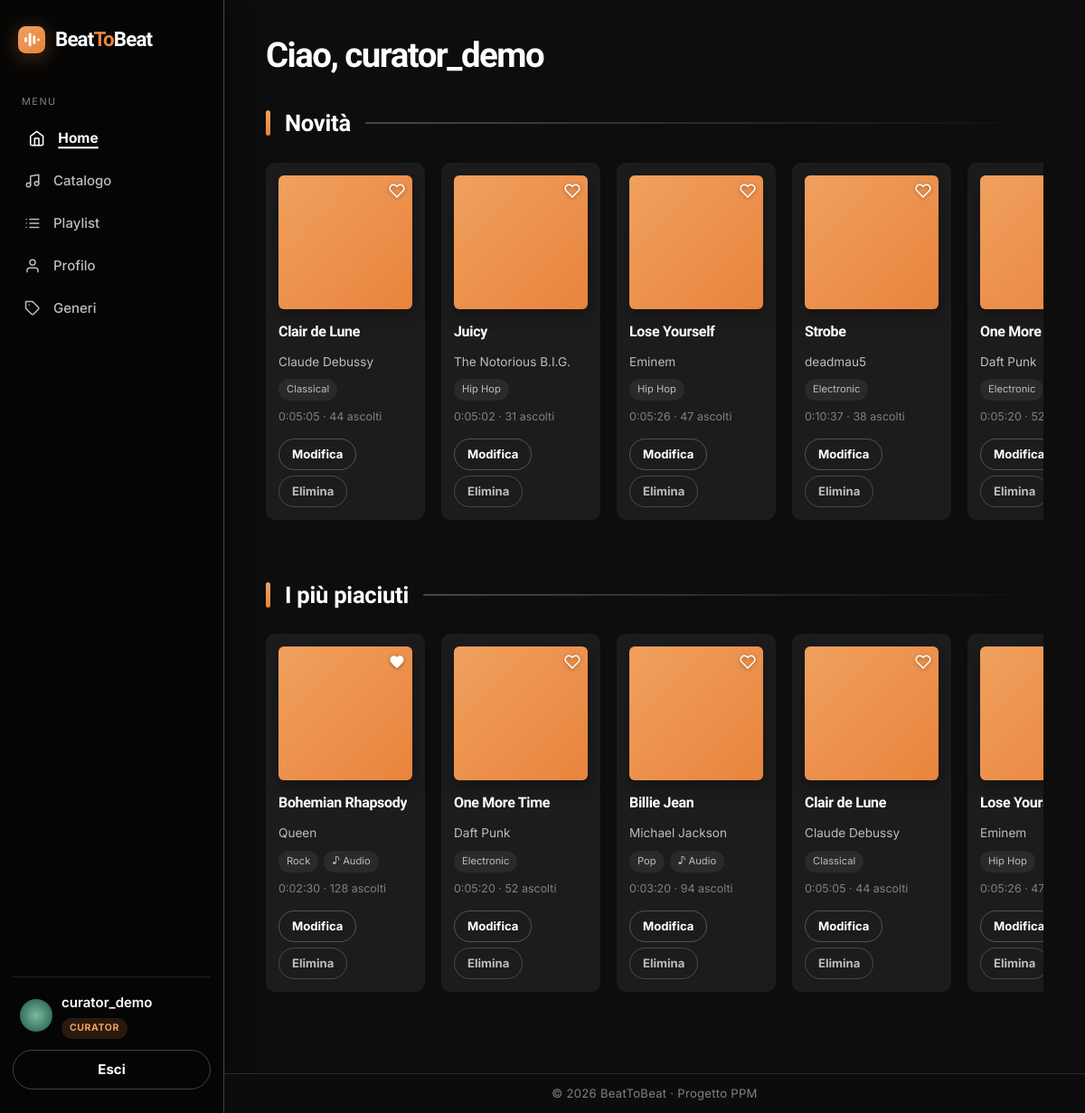
The page / (signed in) on the database as committed earlier.
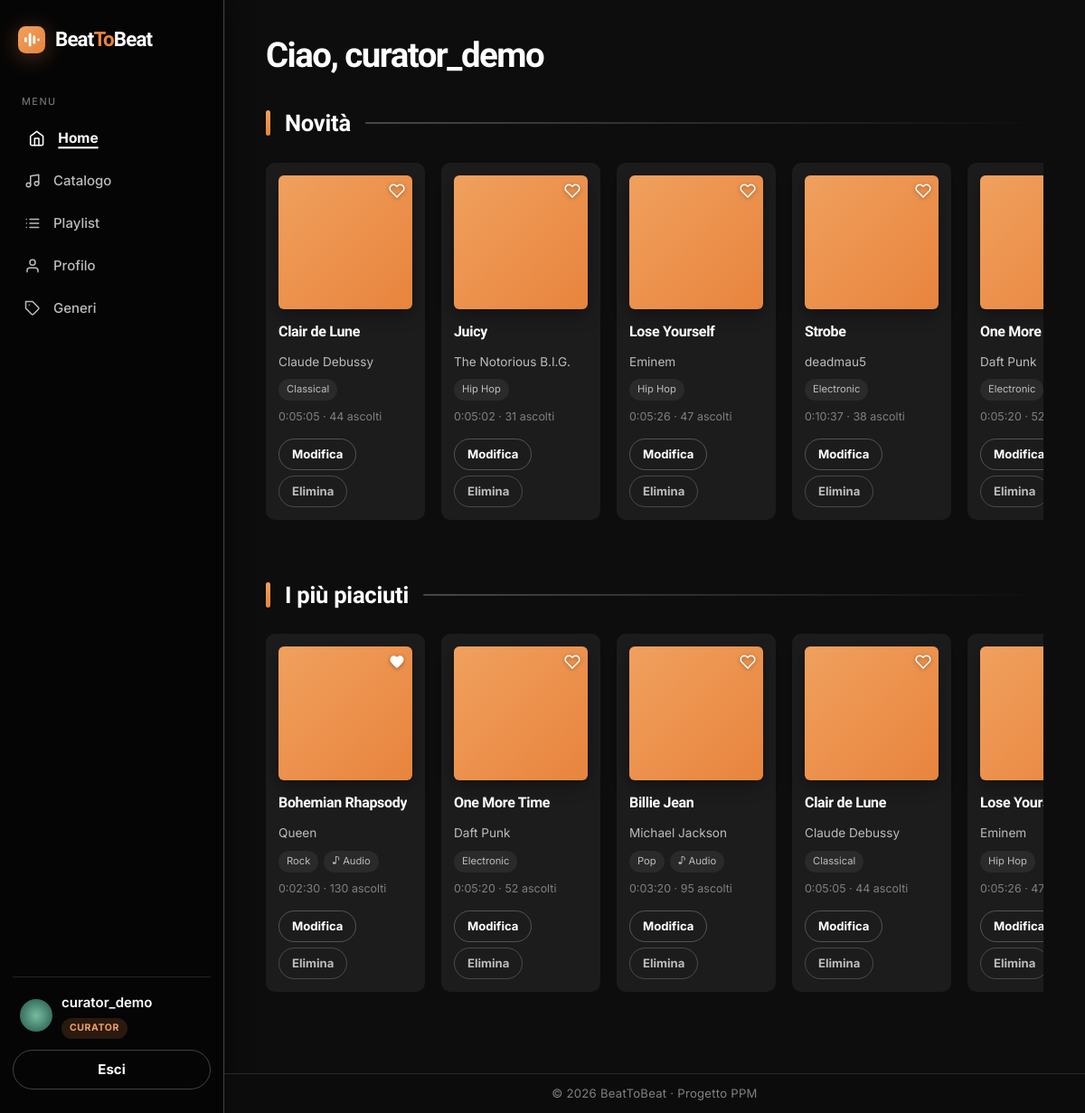
The same page on the database as committed later.
### music/models.py (models this page shows, shortened)
class Song(models.Model):
    title = models.CharField(max_length=200)
    artist = models.CharField(max_length=200)
    genre = models.ForeignKey(
        Genre,
        on_delete=models.PROTECT,
        related_name='songs',
    )
    added_by = models.ForeignKey(
        settings.AUTH_USER_MODEL,
        on_delete=models.CASCADE,
        related_name='added_songs',
    )
    duration = models.DurationField(blank=True, null=True)
    story = models.TextField(
        blank=True,
        help_text='Un breve racconto sul brano, mostrato nella sua pagina.',
    )
    audio_file = models.FileField(
        upload_to='audio/',
        blank=True,
        null=True,
        validators=[FileExtensionValidator(allowed_extensions=['mp3', 'wav', 'ogg', 'm4a'])],
    )
    likes = models.ManyToManyField(
        settings.AUTH_USER_MODEL,
        related_name='liked_songs',
        blank=True,
    )
    play_count = models.PositiveIntegerField(default=0)
    created_at = models.DateTimeField(auto_now_add=True)
    class Meta:
        ordering = ['-created_at', 'id']

class Genre(models.Model):
    name = models.CharField(max_length=100, unique=True)
    description = models.TextField(blank=True)
    class Meta:
        ordering = ['name']

### pages/views.py (the view)
# urls.py: path('', HomePageView.as_view(), name='home'),
class HomePageView(TemplateView):
    template_name = 'pages/home.html'
    def get(self, request, *args, **kwargs):
        if not request.user.is_authenticated:
            return render(request, 'pages/landing.html')
        return super().get(request, *args, **kwargs)
    def get_context_data(self, **kwargs):
        context = super().get_context_data(**kwargs)
        user = self.request.user
        recent = []
        seen = set()
        history = PlayHistory.objects.filter(user=user).select_related(
            'song', 'song__genre'
        ).order_by('-played_at', '-id')[:60]
        for entry in history:
            if entry.song_id not in seen:
                seen.add(entry.song_id)
                recent.append(entry.song)
            if len(recent) >= 6:
                break
        context['recently_played'] = recent
        context['latest_songs'] = Song.objects.all()[:6]
        context['popular_songs'] = Song.objects.annotate(
            num_likes=Count('likes')
        ).order_by('-num_likes', '-created_at')[:6]
        if user.favorite_genre_id:
            context['favorite_genre'] = user.favorite_genre
            context['genre_songs'] = Song.objects.filter(genre=user.favorite_genre)[:6]
        return context

### accounts/models.py (called while the page is built)
    @property
    def is_curator(self):
        return self.role == self.Role.CURATOR or self.is_superuser

    @property
    def is_moderator(self):
        return self.role == self.Role.MODERATOR or self.is_superuser

### templates/pages/home.html (shortened to what this page needs)
{% extends 'base.html' %}
{% block content %}
<div class="page-header">
	<h1 class="page-title">Ciao, {{ user.username }}</h1>
</div>
<h2 class="section-head">Novità</h2>
<div class="carousel">
	{% for song in latest_songs %}
	{% include 'partials/song_card.html' %}
	{% endfor %}
</div>
<h2 class="section-head">I più piaciuti</h2>
<div class="carousel">
	{% for song in popular_songs %}
	{% include 'partials/song_card.html' %}
	{% endfor %}
</div>
{% endblock %}

### templates/partials/song_card.html (shortened to what this page needs)
<div class="music-card">
	<div class="cover-art">
		<div class="cover-like">{% include 'partials/like_button.html' %}</div>
	</div>
	<a href="{% url 'music:song_detail' song.pk %}" class="card-title-music">{{ song.title }}</a>
	<div class="card-artist">{{ song.artist }}</div>
	<div class="card-chips">
		<span class="genre-chip">{{ song.genre.name }}</span>
		{% if song.audio_file %}<span class="genre-chip">♪ Audio</span>{% endif %}
	</div>
	<div class="card-meta">{% if song.duration %}{{ song.duration }} · {% endif %}{{ song.play_count }} ascolt{{ song.play_count|pluralize:"o,i" }}</div>
	{% if user.is_curator %}
	<div class="card-actions">
		<a class="btn btn-ghost btn-sm" href="{% url 'music:song_update' song.pk %}">Modifica</a>
		<a class="btn btn-danger btn-sm" href="{% url 'music:song_delete' song.pk %}">Elimina</a>
	</div>
	{% endif %}
</div>

### templates/partials/like_button.html (shortened to what this page needs)
<form method="post" action="{% url 'music:toggle_like_song' song.pk %}" class="like-form">
	<button type="submit" class="like-btn {% if user in song.likes.all %}liked{% endif %}" title="Mi piace">
		<svg class="heart-icon heart-outline" viewBox="0 0 24 24" fill="none" stroke="currentColor" stroke-width="2" stroke-linecap="round" stroke-linejoin="round"><path d="M20.84 4.61a5.5 5.5 0 0 0-7.78 0L12 5.67l-1.06-1.06a5.5 5.5 0 0 0-7.78 7.78l1.06 1.06L12 21.23l7.78-7.78 1.06-1.06a5.5 5.5 0 0 0 0-7.78z"/></svg>
		<svg class="heart-icon heart-filled" viewBox="0 0 24 24" fill="currentColor"><path d="M12 21.35l-1.45-1.32C5.4 15.36 2 12.28 2 8.5 2 5.42 4.42 3 7.5 3c1.74 0 3.41.81 4.5 2.09C13.09 3.81 14.76 3 16.5 3 19.58 3 22 5.42 22 8.5c0 3.78-3.4 6.86-8.55 11.54L12 21.35z"/></svg>
	</button>
</form>

Rows that differ between the two databases and show on the page:
changed Song "Bohemian Rhapsody": play_count "128" → "130"
changed Song "Billie Jean": play_count "94" → "95"
